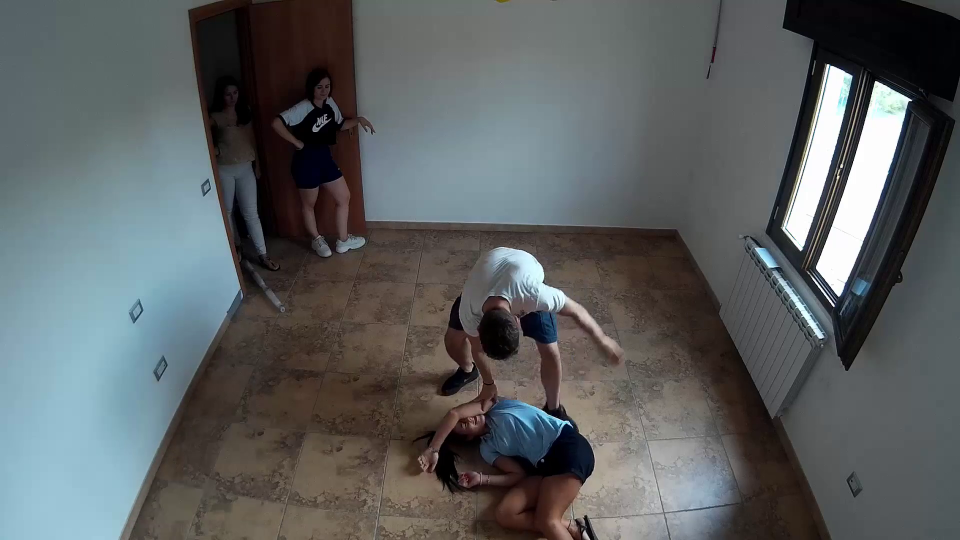
#> input picture frame 12 of Tests/Media/VideoDemo.mp4, 1920 x 1080 px (shown at 1/2 size)
$ jupyter execute Tracking.ipynb
#> lines starting #> are read from the running program, lines starting #| are printed output that depends on the picture
[cell 1]
# import the necessary packages
from imutils.video import VideoStream
from imutils.video import FPS
import argparse
import imutils
import time
import cv2

print("CV2 Version: ", cv2.__version__)

# grab the appropriate object tracker using our dictionary of OpenCV object tracker objects
trackers = cv2.legacy.MultiTracker_create()

vs = cv2.VideoCapture("Media/VideoDemo.mp4")

# initialize the bounding box coordinates of the object we are going
# to track
initBB = None

# initialize the FPS throughput estimator
fps = None

# loop over frames from the video stream
while True:
	# grab the current frame, then handle if we are using a VideoStream or VideoCapture object
	frame = vs.read()

	frame = frame[1] #if args.get("video", False) else frame
#> frame is the input picture: shape (1080, 1920, 3); mean B, G, R 96.7, 95.7, 91.7

	# check to see if we have reached the end of the stream
	if frame is None:

		break

	# resize the frame (so we can process it faster) and grab the
	# frame dimensions
	frame = imutils.resize(frame, width=600)
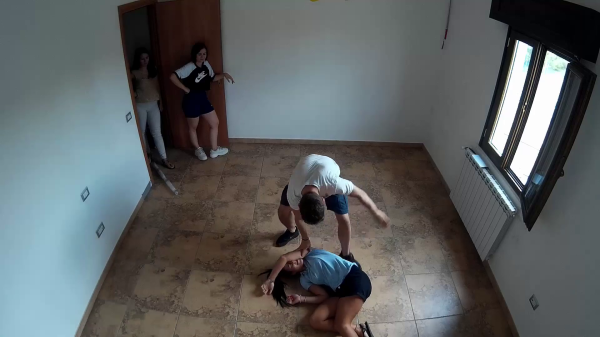
#> frame: shape (337, 600, 3); mean B, G, R 96.7, 95.7, 91.7

    # grab the updated bounding box coordinates (if any) for each object that is being tracked
	(success, boxes) = trackers.update(frame)
#> success = True; boxes = ()

	# loop over the bounding boxes and draw them on the frame
	for box in boxes:
		(x, y, w, h) = [int(v) for v in box]
		cv2.rectangle(frame, (x, y), (x + w, y + h), (0, 255, 0), 2)
#> this loop made 0 passes

    # show the output frame
	cv2.imshow("Frame", frame)

	key = cv2.waitKey(1) & 0xFF
#> (key q is pressed here)

    # if the 's' key is selected, we are going to "select" a bounding
	# box to track
	if key == ord("s"):
		# select the bounding box of the object we want to track (make
		# sure you press ENTER or SPACE after selecting the ROI)
		box = cv2.selectROI("Frame", frame, fromCenter=False, showCrosshair=True)

		# create a new object tracker for the bounding box and add it
		# to our multi-object tracker
		tracker = cv2.legacy.TrackerCSRT_create()
		trackers.add(tracker, frame, box)

    # if the `q` key was pressed, break from the loop
	elif key == ord("q"):
		break

vs.release()

# close all windows
cv2.destroyAllWindows()


$ run again, starting later in the video
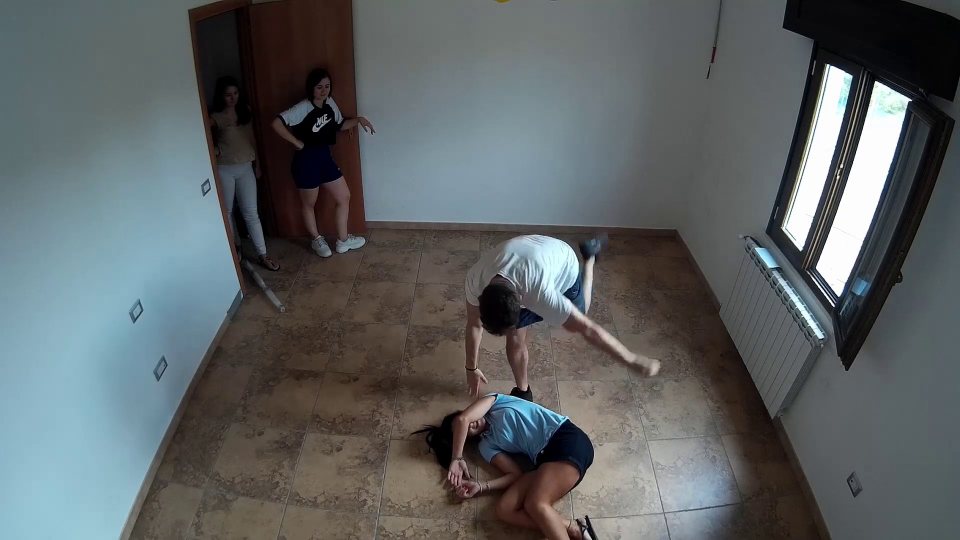
#> input picture frame 56 of Tests/Media/VideoDemo.mp4, 1920 x 1080 px (shown at 1/2 size)
#> frame is the input picture: shape (1080, 1920, 3); mean B, G, R 99.4, 98, 92.8
#> `frame = imutils.resize(frame, width=600)`:
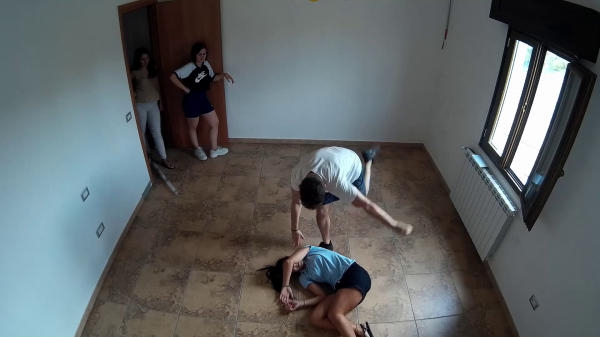
#> frame: shape (337, 600, 3); mean B, G, R 99.5, 98, 92.8
#> success = True; boxes = ()

$ run again, starting later in the video
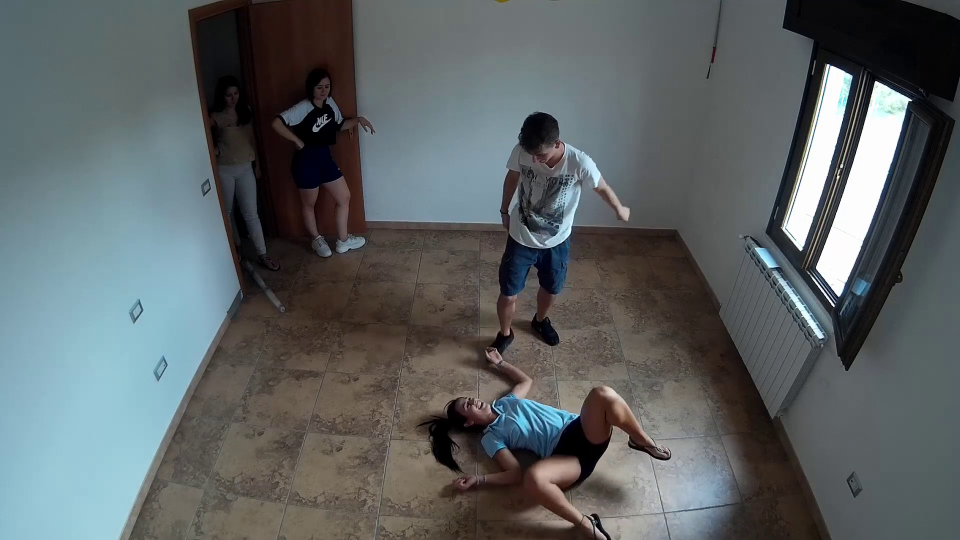
#> input picture frame 100 of Tests/Media/VideoDemo.mp4, 1920 x 1080 px (shown at 1/2 size)
#> frame is the input picture: shape (1080, 1920, 3); mean B, G, R 99.5, 98.1, 92.3
#> `frame = imutils.resize(frame, width=600)`:
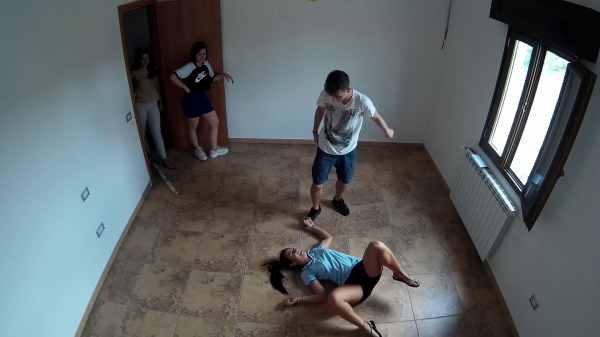
#> frame: shape (337, 600, 3); mean B, G, R 99.5, 98.1, 92.3
#> success = True; boxes = ()
